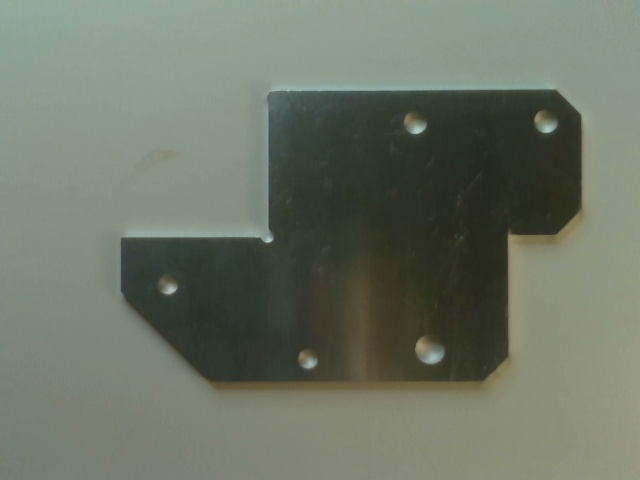
#> input picture src/surface_cv/reference.jpg, 640 x 480 px
$ python -i ImageProcessing.py   (imports and definitions only)
#> lines starting #> are read from the running program, lines starting #| are printed output that depends on the picture; after the words box and inside, x2 and y2 are one past the last pixel; in counts of white or black regions, pixels touching at a corner belong together
#> further down, picture is the input picture: shape (480, 640, 3); mean B, G, R 102.7, 117.5, 109.2
import cv2

class ImageProcessing:
    def __init__(self):
        pass

    def get_contours(self, image):
        #gray = cv2.cvtColor(image, cv2.COLOR_BGR2GRAY)
        blurred = cv2.GaussianBlur(image, (5, 5), 0)
        edged = cv2.Canny(blurred, 50, 150)
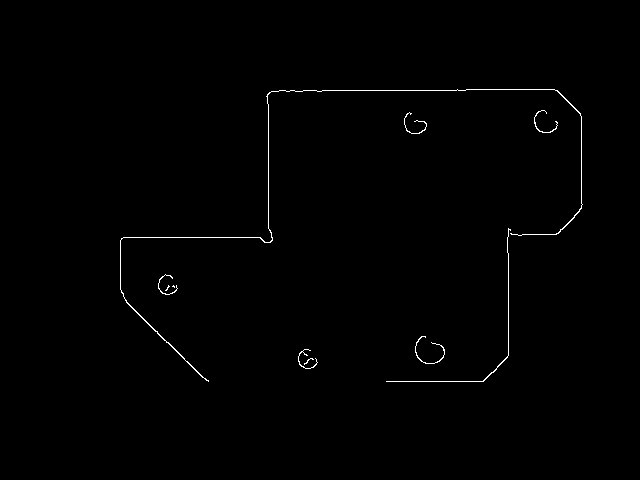
#> edged: shape (480, 640); 0.56% white in thin lines or dots, all inside (x1, y1, x2, y2) = (120, 89, 583, 382)
        contours, _ = cv2.findContours(edged, cv2.RETR_EXTERNAL, cv2.CHAIN_APPROX_SIMPLE)
#> contours = 10 contours, 7 with area under 20; largest, box (x1, y1, x2, y2) and area: (120, 89, 583, 382) 138, (386, 228, 511, 382) 24, (415, 336, 445, 364) 24
        return contours

>>> import cv2
>>> picture = cv2.imread('reference.jpg')
>>> result = ImageProcessing().get_contours(picture)
#> result has the same summary as contours in get_contours
